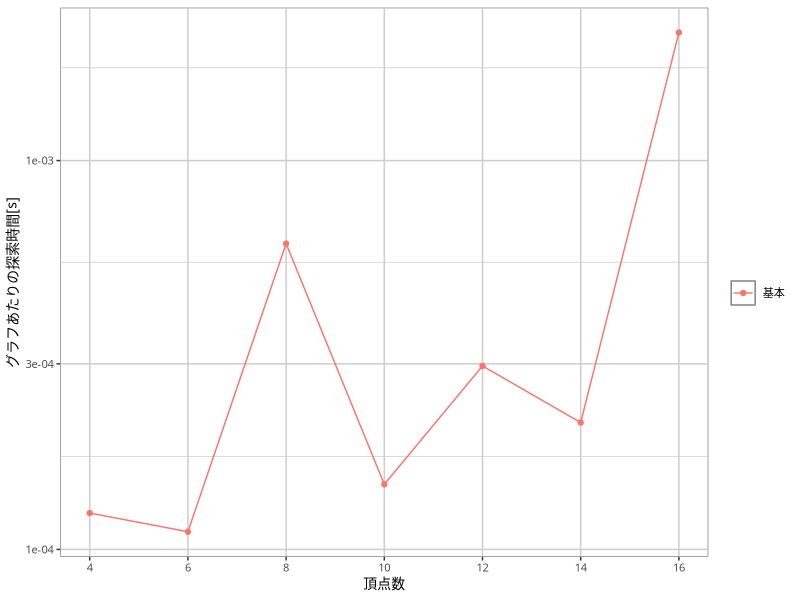

Write R code to recreate this figure.
library(readr)
library(dplyr)
library(ggplot2)

data <- read_csv('cmp-algo-full-mws.csv') %>%
  filter(d == 3, bdr == 'basic') %>%
  mutate(mtd = mgr) %>%
  mutate(time_per_graph = `time` / n_graph) %>%
  select(n, d, mtd, time_per_graph)

gp <- ggplot(data, aes(n, time_per_graph, color=mtd)) +
  geom_point() +
  geom_line() +
  scale_x_continuous(name = '頂点数',
                     breaks = data$n,
                     minor_breaks = NULL,
                     labels = as.character(data$n)) +
  scale_y_continuous(name = 'グラフあたりの探索時間[s]',
                     trans = 'log10') +
  scale_color_discrete(name = '',
                       breaks = c('basic', 'minmax', 'matrix'),
                       labels = c('基本', 'グラフ', '行列')) +
  theme(text = element_text(family = 'IPAexGothic', size = 10),
        panel.background = element_rect(fill = 'white', colour = 'grey50'),
        panel.grid.major = element_line(colour = 'grey80'),
        panel.grid.minor = element_line(colour = 'grey80')
)

ggsave('the-sinitr-full-time.pdf', gp,
       width = 15, height = 10, units = 'cm',
       device = cairo_pdf)
